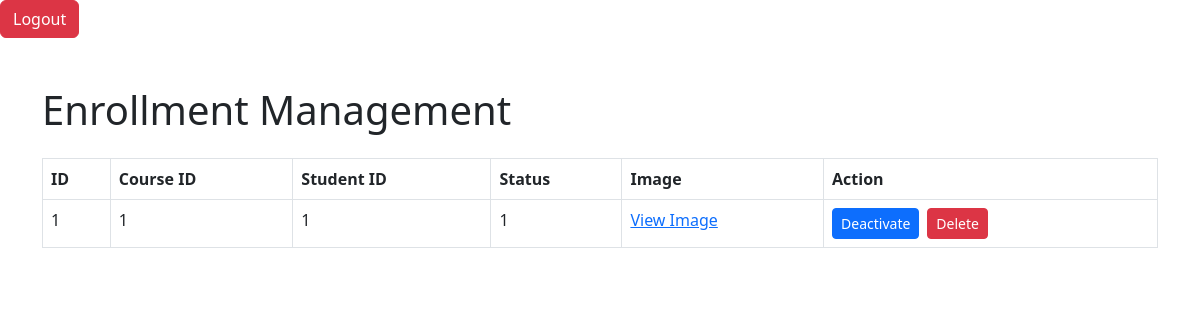
The page /dashboard/admin/dashboard.php on the database its author committed.
### tables this page shows
CREATE TABLE "Enrollment" (
	"id"	INTEGER,
	"course_id"	INTEGER NOT NULL,
	"student_id"	INTEGER NOT NULL,
	"status"	INTEGER NOT NULL,
	"slip"	BLOB NOT NULL,
	PRIMARY KEY("id")
);

### dashboard/admin/dashboard.php (the view, shortened to what this page needs)
<!DOCTYPE html>
<html lang="en">
<head>
    <link href="https://cdn.jsdelivr.net/npm/bootstrap@5.3.0-alpha1/dist/css/bootstrap.min.css" rel="stylesheet">
</head>
<body>
<a href="..\instructor\signoutHandle.php" class="btn btn-danger">Logout</a>
<div class="container mt-5">
    <h1 class="mb-4">Enrollment Management</h1>
    <table class="table table-bordered">
        <thead>
        <tr>
            <th>ID</th>
            <th>Course ID</th>
            <th>Student ID</th>
            <th>Status</th>
            <th>Image</th>
            <th>Action</th>
        </tr>
        </thead>
        <tbody>
        <?php
        $db = new SQLite3('../../db/table.db');
        $query = "SELECT * FROM Enrollment";
        $result = $db->query($query);
        while ($row = $result->fetchArray()) {
            echo "<tr>";
            echo "<td>" . $row['id'] . "</td>";
            echo "<td>" . $row['course_id'] . "</td>";
            echo "<td>" . $row['student_id'] . "</td>";
            echo "<td>" . $row['status'] . "</td>";
            echo "<td><a href='showslip.php?id=" . $row['id'] . "' target='_blank'>View Image</a></td>";
            echo "<td>";
            echo "<a href='update_status.php?id=" . $row['id'] . "&status=" . ($row['status'] == 1 ? 0 : 1) . "' class='btn btn-primary btn-sm'>" . ($row['status'] == 1 ? "Deactivate" : "Activate") . "</a>";
            echo "<a href='delete_enrollment.php?id=" . $row['id'] . "' class='btn btn-danger btn-sm ms-2'>Delete</a>";
            echo "</td>";
            echo "</tr>";
        }
        ?>
        </tbody>
    </table>
</div>
</body>
</html>

### rows shown on the page
enrollment: id "1", course "1", student "1", status "1", shows "Deactivate"
